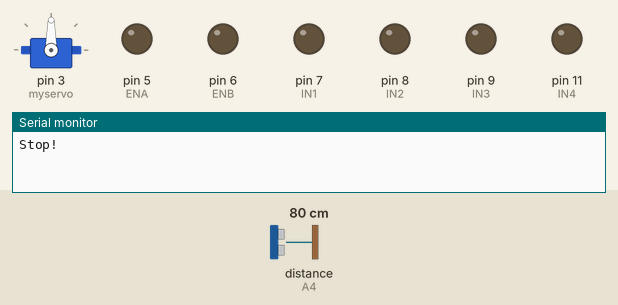
Bench run of a sketch on a simulated Arduino Uno, built with avr-gcc and run on an emulated ATmega328P. Shown: servo, output pins drawn as LEDs (lit = HIGH), the last lines printed to the serial monitor. Wiring (inferred from the names in the program): ultrasonic range finder: trigger A5; echo A4. The test bench sets the inputs (shaded band); at power-on: distance to the obstacle (sensor on A4) 80 cm. The echo pulse lasts 58.3 µs per cm; pins used as bus, display or sensor lines are not drawn.

Above: at 0.05 s.
At 2.5 s:
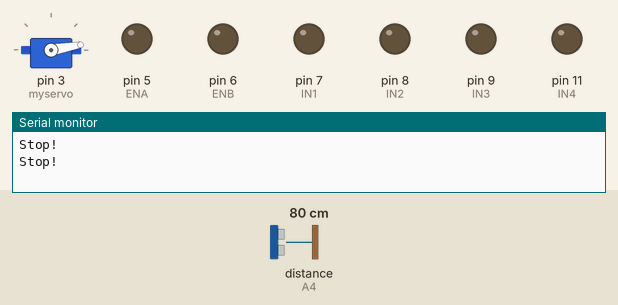
At 5.0 s:
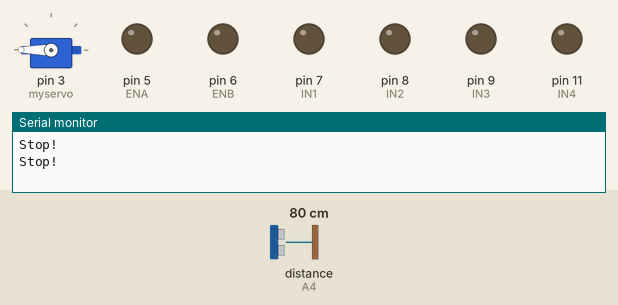
Timing chart, 0 to 7.8 s (numbered marks = the images above):
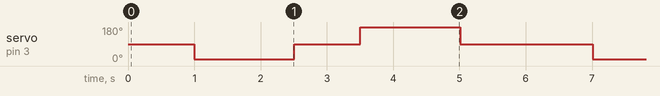

Measured:
- by itself, servo on pin 3 (myservo): repeats every 6.0 s: 90° 1.0 s, 180° 1.5 s, 90° 2.0 s, 10° 1.5 s

The sketch:

cleaning_code_2.ino
```cpp
#include <Servo.h>  //servo library
Servo myservo;      // create servo object to control servo

int Echo = A4;
int Trig = A5;

#define ENA 5
#define ENB 6
#define IN1 7
#define IN2 8
#define IN3 9
#define IN4 11
#define carSpeed 150
#define Carspeed 110
int rightDistance = 0, leftDistance = 0, middleDistance = 0;

void Forward(){
  analogWrite(ENA, Carspeed);
  analogWrite(ENB, Carspeed);
  digitalWrite(IN1, HIGH);
  digitalWrite(IN2, LOW);
  digitalWrite(IN3, LOW);
  digitalWrite(IN4, HIGH);
  Serial.println("Forward");
}

void Back() {
  analogWrite(ENA, carSpeed);
  analogWrite(ENB, carSpeed);
  digitalWrite(IN1, LOW);
  digitalWrite(IN2, HIGH);
  digitalWrite(IN3, HIGH);
  digitalWrite(IN4, LOW);
  Serial.println("Back");
}

void Left() {
  analogWrite(ENA, Carspeed);
  analogWrite(ENB, Carspeed);
  digitalWrite(IN1, LOW);
  digitalWrite(IN2, HIGH);
  digitalWrite(IN3, LOW);
  digitalWrite(IN4, HIGH);
  Serial.println("Left");
}

void Right() {
  analogWrite(ENA, carSpeed);
  analogWrite(ENB, carSpeed);
  digitalWrite(IN1, HIGH);
  digitalWrite(IN2, LOW);
  digitalWrite(IN3, HIGH);
  digitalWrite(IN4, LOW);
  Serial.println("Right");
}

void stop() {
  digitalWrite(ENA, LOW);
  digitalWrite(ENB, LOW);
  Serial.println("Stop!");
}

//Ultrasonic distance measurement Sub function
int Distance_test() {
  digitalWrite(Trig, LOW);
  delayMicroseconds(2);
  digitalWrite(Trig, HIGH);
  delayMicroseconds(20);
  digitalWrite(Trig, LOW);
  float Fdistance = pulseIn(Echo, HIGH);
  Fdistance= Fdistance / 148;
  return (int)Fdistance;
}
void setup() {
  myservo.attach(3);  // attach servo on pin 3 to servo object
  Serial.begin(9600);
  pinMode(Echo, INPUT);
  pinMode(Trig, OUTPUT);
  pinMode(IN1, OUTPUT);
  pinMode(IN2, OUTPUT);
  pinMode(IN3, OUTPUT);
  pinMode(IN4, OUTPUT);
  pinMode(ENA, OUTPUT);
  pinMode(ENB, OUTPUT);
  stop();
}

void loop() {
   myservo.write(90);  //setservo position according to scaled value
    delay(500);
    while(middleDistance > 6){
    //forward();
    middleDistance = Distance_test();}
      stop();
      delay(500);  //If it's 6 inches from a wall or obstacle it will stop

      myservo.write(10);
      delay(1000);
      rightDistance = Distance_test(); //it will look right
      delay(500);
      myservo.write(90);
      delay(1000);
      myservo.write(180);
      delay(1000);
      leftDistance = Distance_test(); //it will look left

      delay(500);
      myservo.write(90);
      delay(1000);
      if(rightDistance > leftDistance) {
        Right();
        delay(400); //It will turn right if it's closer to turning right
      }
      else if(rightDistance < leftDistance) {
        Left();
        delay(400); //It will turn left if it's closer to turning left
      }

             }
```
